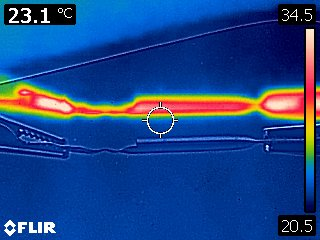
#> input picture 6AAnalysis/GoodSideFull/GoodSideFull.jpg, 320 x 240 px
$ python goodsidefull.py
#> lines starting #> are read from the running program, lines starting #| are printed output that depends on the picture; after the words box and inside, x2 and y2 are one past the last pixel; in counts of white or black regions, pixels touching at a corner belong together; long printed decimals are rounded
import skimage
import numpy
import matplotlib.pyplot as pyplot
import random

f=skimage.io.imread('GoodSideFull.jpg')
#> f is the input picture: shape (240, 320, 3); mean R, G, B 29, 68.3, 134.3
print('shape of image'+str(f.shape))
#| shape of image(240, 320, 3)
#927,313
#print(f[:,1].shape)
pyplot.imshow(f)
pyplot.show()


#IF STRAIGHT
if 0:
    #horizontal
    xpointmin=28
    xpointmax=282
    ypoint=114
    #vertical
    xpoint=290
    ypointmax=905
    ypointmin=34
#IF NONSTRAIGHT
else:
    xpointmin=74
    xpointmax=102
    ypointmin=108
    ypointmax=110

#second angle
    if 1:
        xpointmin2=xpointmax
        xpointmax2=258
        ypointmin2=ypointmax
        ypointmax2=103
#Dont touch
bar_range = f[30:215,310,:]
#> bar_range = 185 rows, first 8: [245, 225, 201], [255, 231, 203], [250, 226, 198], [250, 224, 197], [250, 223, 196], [252, 220, 195], [252, 218, 191], [252, 215, 189]
#Do touch
min_temp=21.0
max_temp=34.5


def isstraighthori(ypoint,xpointmin,xpointmax):
    xyvals=[]
    arrayhold=[]
    for i in range(len(xpointmax-xpointmin)):
        xval = xpointmin+i
        yval = ypoint
        arrayhold.append([f[yval,xval,0],f[yval,xval,1],f[yval,xval,2]])
        xyvals.append((xval,yval))
    return arrayhold,xyvals

def isstraightverti(ypointmin,ypointmax,xpoint):
    xyvals=[]
    arrayhold=[]
    for i in range(ypointmax-ypointmin):
        yval = ypointmin+i
        xval = xpoint
        arrayhold.append([f[yval,xval,0],f[yval,xval,1],f[yval,xval,2]])
        xyvals.append((xval,yval))
    return arrayhold,xyvals

def nonstraight(xstart,xfin,ystart,yfin):
    arrayhold=[]
    xyhold=[]
    for i in range(xfin-xstart):
        yval=round(i/(xfin-xstart)*((yfin-ystart)) +ystart)
        xval=round(i+xstart)
        arrayhold.append([f[yval,xval,0],f[yval,xval,1],f[yval,xval,2]])
        xyhold.append((xval,yval))
    return arrayhold,xyhold

def plotblack(xyvals):
    global f
    for i in xyvals:
        f[i[1]+1,i[0]]=[0,0,0]
        f[i[1]-1,i[0]]=[0,0,0]
    return f

def matcher(point_vals,bar_vals,max_t,min_t):
    diff=1000
    temperature=0
    for i in range(len(bar_vals[:,0])):
        temp_diff = abs(int(point_vals[0])-int(bar_vals[i,0])) + abs(int(point_vals[1])-int(bar_vals[i,1]))+abs(int(point_vals[2])-int(bar_vals[i,2]))
        if temp_diff<diff:
            temperature = min_t + (max_t-min_t)*(1-(i/len(bar_vals[:,0])))
            diff=temp_diff
    return temperature

def multimatch(point_range,bar_vals,max_t,min_t):
    temps_store=[]
    for i in range(len(point_range)):
        temps_store.append(matcher(point_range[i],bar_vals,max_t,min_t))
    return temps_store

def tempsmoother(temps_store):
    new_temps=[]
    for i in range(len(temps_store)-1):
        if round(temps_store[i])==round(max_temp) or round(temps_store[i])==round(min_temp):
            new_temps.append((temps_store[i-1]+temps_store[i+1])*0.5)
        else:
            new_temps.append(0.5*temps_store[i]+(temps_store[i-1]+temps_store[i+1])*0.25)

    return new_temps

def tempeditor(temps_store,strange_min,strange_max):
    firsttemp=temps_store[strange_min]
    print(firsttemp)

    secondtemp=temps_store[strange_max]
    print(secondtemp)
    for i in range(strange_max-strange_min):
        temps_store[strange_min+i]=(strange_max-strange_min-i)*firsttemp/(strange_max-strange_min) + i*secondtemp/(strange_max-strange_min) + random.randint(1,3)/10 + random.randint (1,10)/100
    return temps_store

# [5 lines of commented-out code are left out]

point_range=nonstraight(xpointmin,xpointmax,ypointmin,ypointmax)[0]+nonstraight(xpointmin2,xpointmax2,ypointmin2,ypointmax2)[0]
#> after the loop in nonstraight, `for i in range(xfin-xstart):`: arrayhold = 28 items, first 6: [239, 22, 39], [249, 29, 41], [255, 46, 51], [248, 50, 47], [232, 44, 35], [223, 37, 25]; xyhold = 28 pairs, first value 74 to 101, second value 108 to 110
#> point_range = 184 items, first 6: [239, 22, 39], [249, 29, 41], [255, 46, 51], [248, 50, 47], [232, 44, 35], [223, 37, 25]
print(point_range)
#> (printed output is left out)
xyboys=nonstraight(xpointmin,xpointmax,ypointmin,ypointmax)[1]+nonstraight(xpointmin2,xpointmax2,ypointmin2,ypointmax2)[1]
#> xyboys = 184 pairs, first value 74 to 257, second value 103 to 110

temps=multimatch(point_range,bar_range,max_temp,min_temp)
#> after the loop in multimatch, `for i in range(len(point_range)):`: temps_store = 184 values, max 34.43 at index 80, min 21.29 at index 79, mean 30.36
#> temps has the same summary as temps_store in multimatch
plotblack(xyboys)
#> the loop in plotblack, `for i in xyvals:` made 184 passes
#> i on passes 1 to 3: (74, 108), (75, 108), (76, 108)
#> after the loop in plotblack, `for i in xyvals:`:
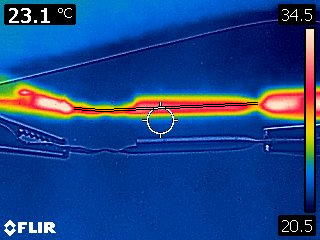
#> f: shape (240, 320, 3); 0.48% of pixels changed, all inside (x1, y1, x2, y2) = (74, 102, 258, 112)
temps=tempsmoother(temps)
#> after the loop in tempsmoother, `for i in range(len(temps_store)-1):`: new_temps = 183 values, max 34.43 at index 81, min 27.77 at index 182, mean 30.4
#> temps has the same summary as new_temps in tempsmoother
temps=tempeditor(temps,76,94)
#> in tempeditor, `firsttemp=temps_store[strange_min]`: firsttemp = 32.6
#| 32.603
#> in tempeditor, `secondtemp=temps_store[strange_max]`: secondtemp = 31.76
#| 31.764
#> after the loop in tempeditor, `for i in range(strange_max-strange_min):`: temps_store = 183 values, max 33.13 at index 67, min 27.77 at index 182, mean 30.37
#> temps has the same summary as temps_store in tempeditor

pyplot.plot(range(len(temps)),temps)
pyplot.ylabel('Temperature /Celsius')
pyplot.xlabel('Pixel position')
pyplot.ylim(top=max_temp,bottom=min_temp)
pyplot.show()
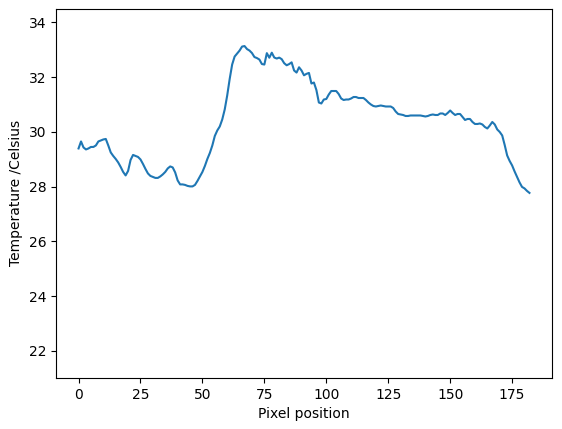
#> figure drawn by matplotlib, 1 panel; curve peaks at x = 67, y = 33.13
pyplot.imshow(f,aspect='auto')
pyplot.show()
#310 is perfect for matching
#height 27:210
#create a match array with the given temps
#test values across face
